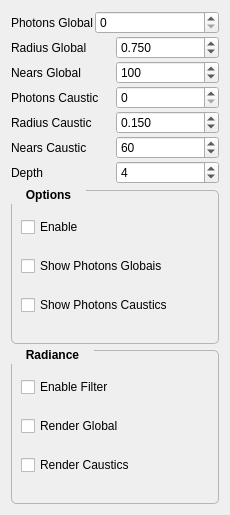
              <widget class="QWidget" name="page_5">
               <property name="geometry">
                <rect>
                 <x>0</x>
                 <y>0</y>
                 <width>230</width>
                 <height>515</height>
                </rect>
               </property>
               <attribute name="label">
                <string>Photon Mapping</string>
               </attribute>
               <layout class="QGridLayout" name="gridLayout_15">
                <item row="0" column="0">
                 <layout class="QVBoxLayout" name="verticalLayout_14">
                  <property name="spacing">
                   <number>2</number>
                  </property>
                  <item>
                   <layout class="QFormLayout" name="formLayout_3">
                    <item row="0" column="0">
                     <widget class="QLabel" name="label_39">
                      <property name="text">
                       <string>Photons Global</string>
                      </property>
                     </widget>
                    </item>
                    <item row="0" column="1">
                     <widget class="QSpinBox" name="sizePhotons">
                      <property name="maximum">
                       <number>1000000</number>
                      </property>
                     </widget>
                    </item>
                   </layout>
                  </item>
                  <item>
                   <layout class="QHBoxLayout" name="horizontalLayout_23">
                    <item>
                     <widget class="QLabel" name="label_40">
                      <property name="text">
                       <string>Radius Global</string>
                      </property>
                     </widget>
                    </item>
                    <item>
                     <widget class="QDoubleSpinBox" name="radiusGlobal">
                      <property name="decimals">
                       <number>3</number>
                      </property>
                      <property name="maximum">
                       <double>30.000000000000000</double>
                      </property>
                      <property name="value">
                       <double>0.750000000000000</double>
                      </property>
                     </widget>
                    </item>
                   </layout>
                  </item>
                  <item>
                   <layout class="QHBoxLayout" name="horizontalLayout_28">
                    <item>
                     <widget class="QLabel" name="label_46">
                      <property name="text">
                       <string>Nears Global</string>
                      </property>
                     </widget>
                    </item>
                    <item>
                     <widget class="QSpinBox" name="nearsGlobal">
                      <property name="maximum">
                       <number>2000</number>
                      </property>
                      <property name="value">
                       <number>100</number>
                      </property>
                     </widget>
                    </item>
                   </layout>
                  </item>
                  <item>
                   <layout class="QHBoxLayout" name="horizontalLayout_25">
                    <item>
                     <widget class="QLabel" name="label_42">
                      <property name="text">
                       <string>Photons Caustic</string>
                      </property>
                     </widget>
                    </item>
                    <item>
                     <widget class="QSpinBox" name="sizePhotonsCaustic">
                      <property name="maximum">
                       <number>1000000</number>
                      </property>
                     </widget>
                    </item>
                   </layout>
                  </item>
                  <item>
                   <layout class="QHBoxLayout" name="horizontalLayout_24">
                    <item>
                     <widget class="QLabel" name="label_41">
                      <property name="text">
                       <string>Radius Caustic</string>
                      </property>
                     </widget>
                    </item>
                    <item>
                     <widget class="QDoubleSpinBox" name="radiusCaustic">
                      <property name="decimals">
                       <number>3</number>
                      </property>
                      <property name="maximum">
                       <double>30.000000000000000</double>
                      </property>
                      <property name="value">
                       <double>0.150000000000000</double>
                      </property>
                     </widget>
                    </item>
                   </layout>
                  </item>
                  <item>
                   <layout class="QHBoxLayout" name="horizontalLayout_27">
                    <item>
                     <widget class="QLabel" name="label_45">
                      <property name="text">
                       <string>Nears Caustic</string>
                      </property>
                     </widget>
                    </item>
                    <item>
                     <widget class="QSpinBox" name="nearsCaustics">
                      <property name="maximum">
                       <number>2000</number>
                      </property>
                      <property name="value">
                       <number>60</number>
                      </property>
                     </widget>
                    </item>
                   </layout>
                  </item>
                  <item>
                   <layout class="QHBoxLayout" name="horizontalLayout_26">
                    <item>
                     <widget class="QLabel" name="label_43">
                      <property name="text">
                       <string>Depth</string>
                      </property>
                     </widget>
                    </item>
                    <item>
                     <widget class="QSpinBox" name="depthPhoton">
                      <property name="value">
                       <number>4</number>
                      </property>
                     </widget>
                    </item>
                   </layout>
                  </item>
                 </layout>
                </item>
                <item row="1" column="0">
                 <widget class="QGroupBox" name="groupBox_7">
                  <property name="font">
                   <font>
                    <pointsize>9</pointsize>
                    <weight>75</weight>
                    <bold>true</bold>
                   </font>
                  </property>
                  <property name="styleSheet">
                   <string notr="true">QGroupBox::title { 
   
     subcontrol-position: top left; /* position at the top left*/ 
  padding: 2px 13px;
   margin-top: -5px;
    
 }

QGroupBox{
   border: 1px solid rgb(182, 181, 179);
  border-radius: 5px;
}</string>
                  </property>
                  <property name="title">
                   <string>Options</string>
                  </property>
                  <layout class="QGridLayout" name="gridLayout_16">
                   <property name="verticalSpacing">
                    <number>2</number>
                   </property>
                   <item row="0" column="0">
                    <widget class="QCheckBox" name="enablePhotonMap">
                     <property name="text">
                      <string>Enable</string>
                     </property>
                    </widget>
                   </item>
                   <item row="1" column="0">
                    <widget class="QCheckBox" name="visiblePhotonMap">
                     <property name="text">
                      <string>Show Photons Globais</string>
                     </property>
                    </widget>
                   </item>
                   <item row="2" column="0">
                    <widget class="QCheckBox" name="visiblePhotonMapCaustics">
                     <property name="text">
                      <string>Show Photons Caustics</string>
                     </property>
                    </widget>
                   </item>
                  </layout>
                 </widget>
                </item>
                <item row="2" column="0">
                 <widget class="QGroupBox" name="groupBox_8">
                  <property name="font">
                   <font>
                    <pointsize>9</pointsize>
                    <weight>75</weight>
                    <bold>true</bold>
                   </font>
                  </property>
                  <property name="styleSheet">
                   <string notr="true">QGroupBox::title { 
   
     subcontrol-position: top left; /* position at the top left*/ 
  padding: 2px 13px;
   margin-top: -5px;
    
 }

QGroupBox{
   border: 1px solid rgb(182, 181, 179);
  border-radius: 5px;
}</string>
                  </property>
                  <property name="title">
                   <string>Radiance</string>
                  </property>
                  <layout class="QGridLayout" name="gridLayout_14">
                   <property name="spacing">
                    <number>2</number>
                   </property>
                   <item row="0" column="0">
                    <widget class="QCheckBox" name="useFilter">
                     <property name="font">
                      <font>
                       <weight>50</weight>
                       <bold>false</bold>
                      </font>
                     </property>
                     <property name="text">
                      <string>Enable Filter</string>
                     </property>
                    </widget>
                   </item>
                   <item row="2" column="0">
                    <widget class="QCheckBox" name="renderCaustics">
                     <property name="font">
                      <font>
                       <weight>50</weight>
                       <bold>false</bold>
                      </font>
                     </property>
                     <property name="text">
                      <string>Render Caustics</string>
                     </property>
                    </widget>
                   </item>
                   <item row="1" column="0">
                    <widget class="QCheckBox" name="renderGlobal">
                     <property name="text">
                      <string>Render Global</string>
                     </property>
                    </widget>
                   </item>
                  </layout>
                 </widget>
                </item>
               </layout>
              </widget>
